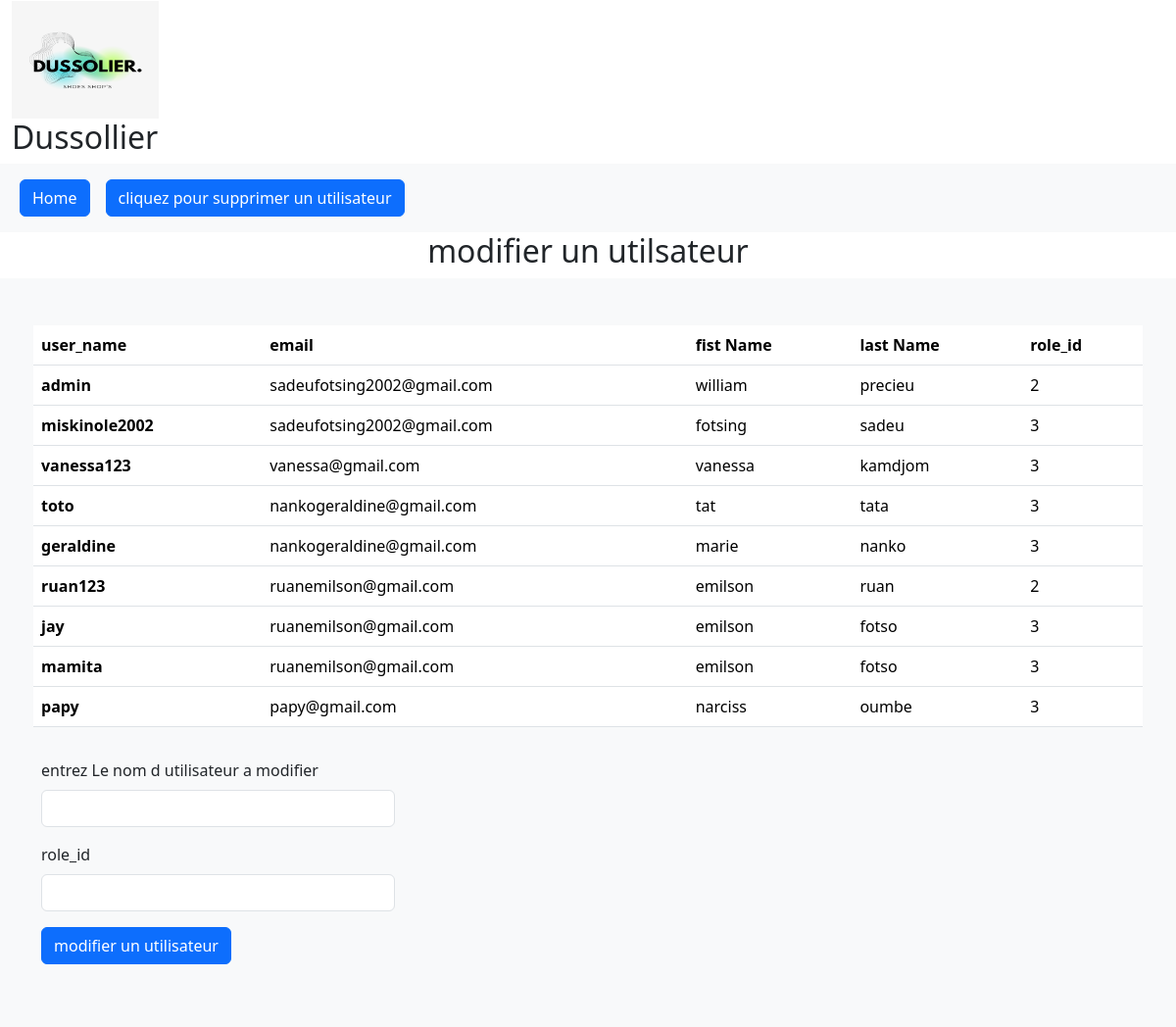
/pages/gestionUser.php, run on the app's committed database.
### tables this page shows
CREATE TABLE IF NOT EXISTS `user` (
  `id` bigint NOT NULL AUTO_INCREMENT,
  `user_name` varchar(50) NOT NULL,
  `email` varchar(50) NOT NULL,
  `pwd` varchar(255) NOT NULL,
  `fname` varchar(50) NOT NULL,
  `lname` varchar(50) NOT NULL,
  `billing_address_id` bigint NOT NULL,
  `shipping_address_id` bigint NOT NULL,
  `token` varchar(255) NOT NULL,
  `role_id` bigint NOT NULL,
  PRIMARY KEY (`id`),
  UNIQUE KEY `user_name` (`user_name`),
  KEY `role_id` (`role_id`)
);

### functions/usercrud.php (called while the page is built, shortened)
<?php
function getAllUser( )
{
    global $conn;
    $query = "SELECT * FROM user  ;";
    $result = mysqli_query($conn, $query);
    $data = mysqli_fetch_all($result);
    return $data;
}
?>

### pages/gestionUser.php (the view, shortened to what this page needs)
<?php
require_once('../utils/connexion.php');
require_once('../functions/usercrud.php');
$AllUser=getAllUser();
?>
<!DOCTYPE html>
<html lang="en">
<head>
    <link href="https://cdn.jsdelivr.net/npm/bootstrap@5.3.2/dist/css/bootstrap.min.css" rel="stylesheet">
</head>
<body>
<header>
    <div class="container-fluid">
    <a class="navbar-brand" href="#">
      <img src="../styles/DUSSOLIER.png" alt="Logo" width="150" height="120" class="d-inline-block align-text-top">
       <h2 class="logo">Dussollier</h2>
    </a>
  </div>
    <nav class="navbar navbar-expand-lg bg-body-tertiary">
  <div class="container-fluid">
    <div class="collapse navbar-collapse" id="navbarSupportedContent">
      <ul class="navbar-nav me-auto mb-2 mb-lg-0">
        <li class="nav-item">
          <a class="nav-link active" aria-current="page" href="../pages/accueil1.php"><button type="button" class="btn btn-primary">Home</button></a>
        </li>
        <li class="nav-item">
          <a class="nav-link" href="./deleteUser"><button type="submit" class="btn btn-primary">cliquez pour supprimer un utilisateur</button></a>
        </li>
      </ul>
    </div>
  </div>
</nav>
</header>
<div class="wrapper">
    <div class="form-box-login">
        <center><h2>modifier un utilsateur </h2></center>
        <div class="album py-5 bg-body-tertiary">
    <div class="container">
      <div class="row row-cols-1 row-cols-sm-2 row-cols-md-3 g-3">
      <table class="table">
  <thead>
    <tr>
      <th scope="col">user_name</th>
      <th scope="col">email</th>
      <th scope="col">fist Name</th>
      <th scope="col">last Name</th>
      <th scope="col">role_id</th>
    </tr>
  </thead>
  <tbody>
    <tr>
      <?php foreach( $AllUser as $value) {?>
      <th scope="row"><?php echo $value[1]?></th>
      <td><?php echo $value[2]?></td>
      <td><?php echo $value[4]?></td>
      <td><?php echo $value[5]?></td>
      <td><?php echo $value[9]?></td>
     </tr>
  </tbody> <?php }?>
</table>
<form action="../results/gestionUserResult.php" method="post">
<div class="mb-3">
    <label for="user_name" class="form-label">entrez Le nom d utilisateur  a modifier</label>
    <input type="text" name="user_name" class="form-control" id="user_name" aria-describedby="emailHelp">
  <div class="mb-3">
    <label for="role_id" class="form-label">role_id</label>
    <input type="text" class="form-control" id="role_id"name="role_id"  >
  </div>
  <button type="submit" class="btn btn-primary">modifier un utilisateur</button>
</form>
    </div>
    <div>
    </div>
</body>
</html>

### data on the page
user: user_name "admin", email "sadeufotsing2002@gmail.com", fname "william", lname "precieu", role "2"
user: user_name "miskinole2002", email "sadeufotsing2002@gmail.com", fname "fotsing", lname "sadeu", role "3"
user: user_name "vanessa123", email "vanessa@gmail.com", fname "vanessa", lname "kamdjom", role "3"
user: user_name "toto", email "nankogeraldine@gmail.com", fname "tat", lname "tata", role "3"
user: user_name "geraldine", email "nankogeraldine@gmail.com", fname "marie", lname "nanko", role "3"
user: user_name "ruan123", email "ruanemilson@gmail.com", fname "emilson", lname "ruan", role "2"
user: user_name "jay", email "ruanemilson@gmail.com", fname "emilson", lname "fotso", role "3"
user: user_name "mamita", email "ruanemilson@gmail.com", fname "emilson", lname "fotso", role "3"
user: user_name "papy", email "papy@gmail.com", fname "narciss", lname "oumbe", role "3"
